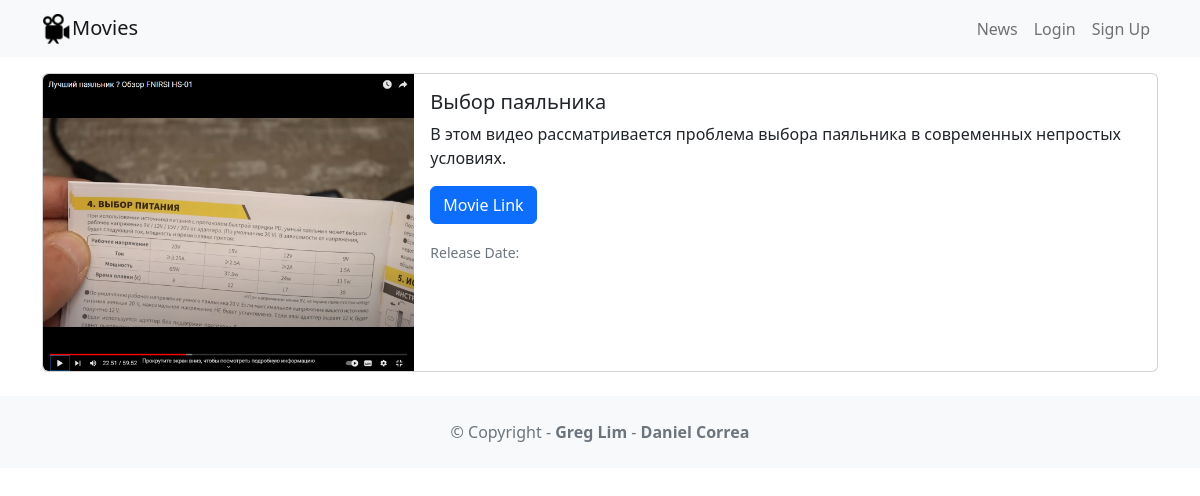
The page /movie/2 on the database its author committed.
### movie/models.py (models this page shows)
class Movie(models.Model):
    title = models.CharField(max_length=100)
    description = models.CharField(max_length=250)
    image = models.ImageField(upload_to='movie/images/')
    url = models.URLField(blank=True)

### movie/views.py (the view)
# urls.py: path('<int:movie_id>', views.detail, name='detail'),
def detail(request, movie_id):
    movie = get_object_or_404(Movie, pk=movie_id)
    return render(request, 'detail.html', {'movie': movie})

### movie/templates/detail.html
{% extends 'base.html' %}
{% block content %}
<div class="card mb-3">
    <div class="row g-0">
        <div class="col-md-4">
            <img src="{{ movie.image.url }}" class="img-fluid rounded-start" alt="{{ movie.title }}">
        </div>
        <div class="col-md-8">
            <div class="card-body">
                <h5 class="card-title">{{ movie.title }}</h5>
                <p class="card-text">{{ movie.description }}</p>
                <p class="card-text">
                    {% if movie.url %}
                    <a href="{{ movie.url }}" class="btn btn-primary">
                    Movie Link
                    </a>
                    {% endif %}
                </p>
                <p class="card-text"><small class="text-muted">Release Date: {{ movie.release_date }}</small></p>
            </div>
        </div>
    </div>
</div>
{% endblock content %}

### rows shown on the page
Movie: image (picture), title "Выбор паяльника", description "В этом видео рассматривается проблема выбора паяльника в современных непростых условиях."
